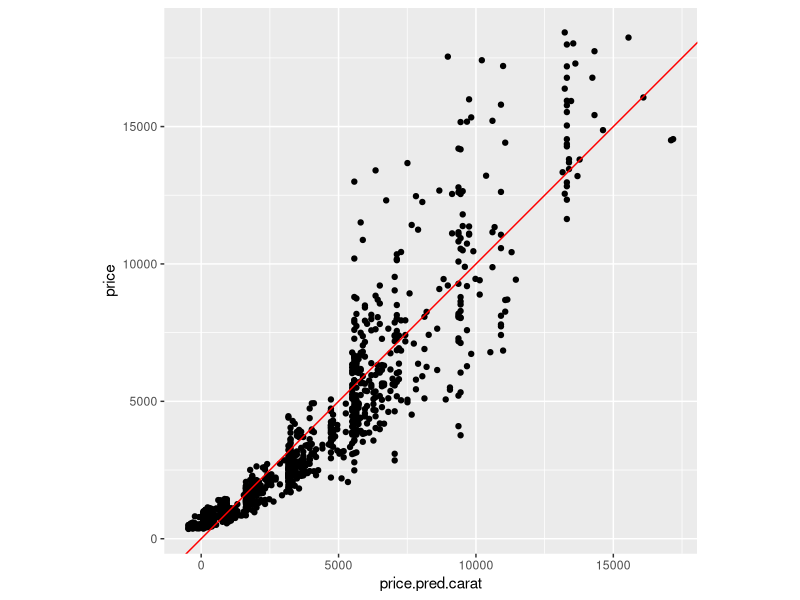
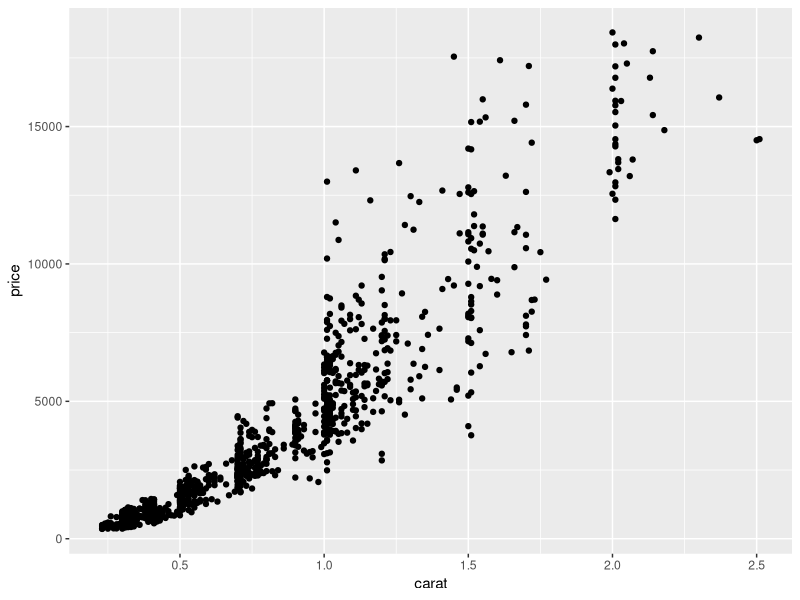
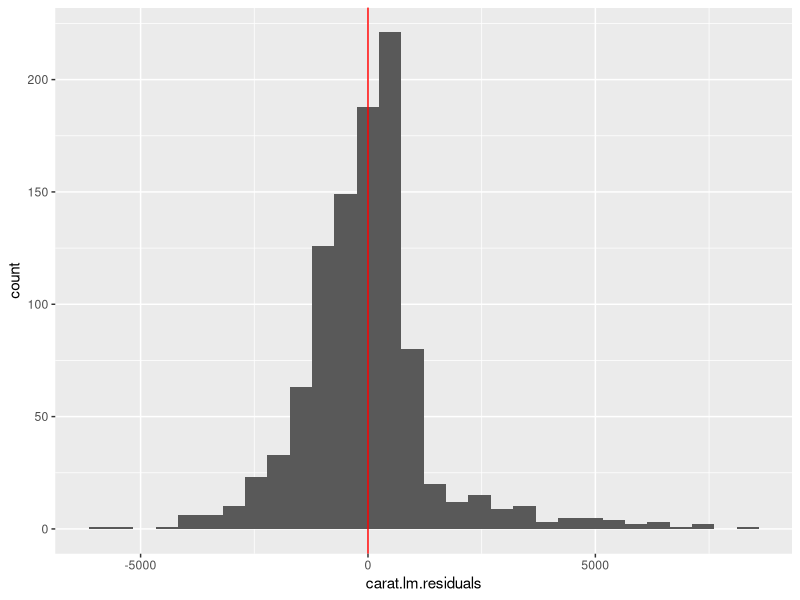
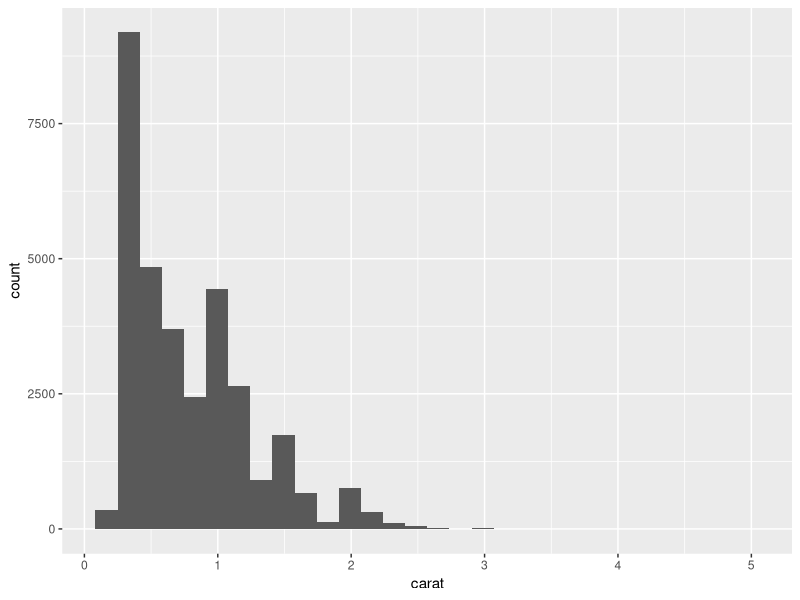
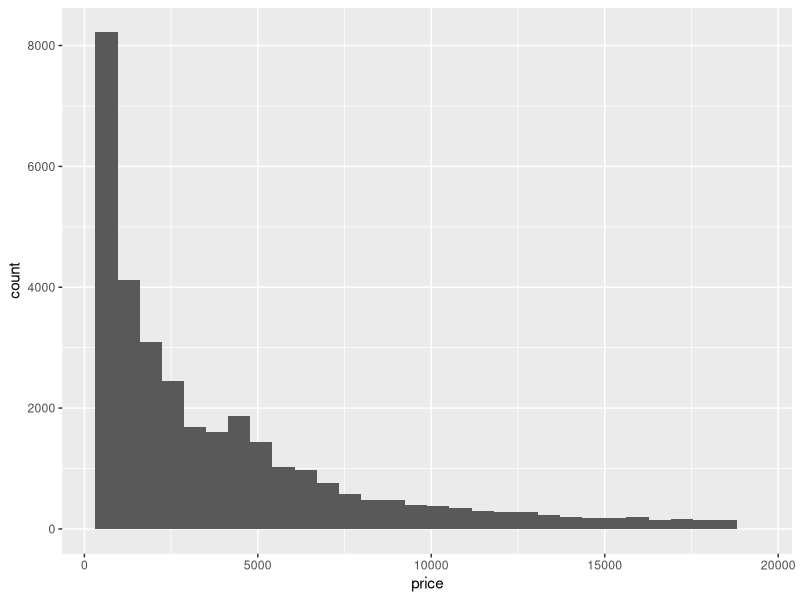
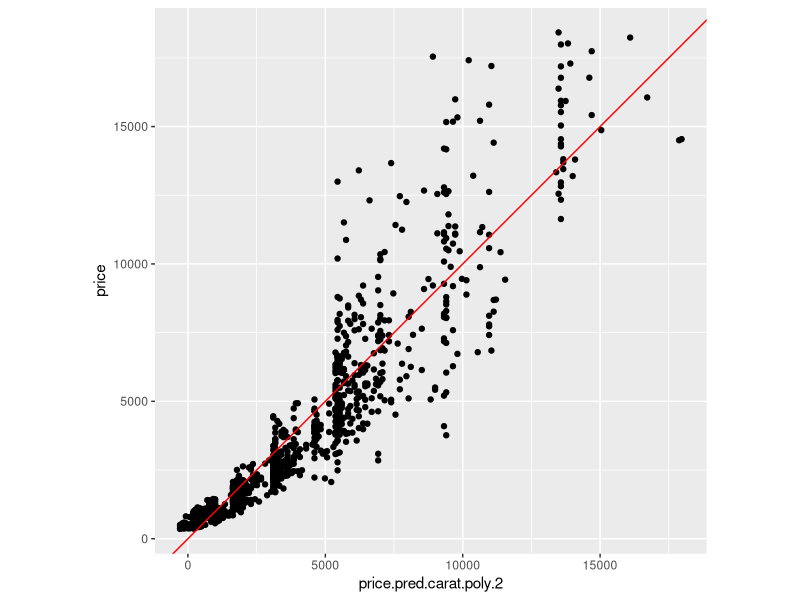
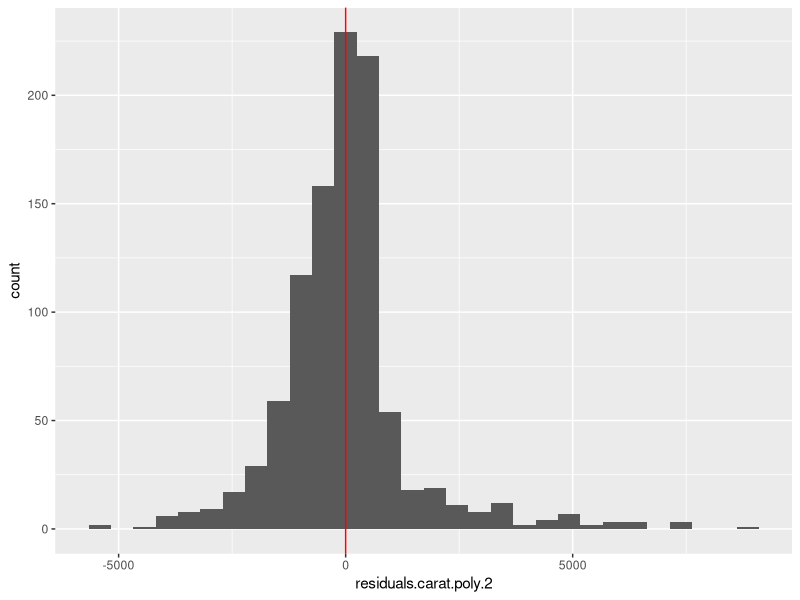
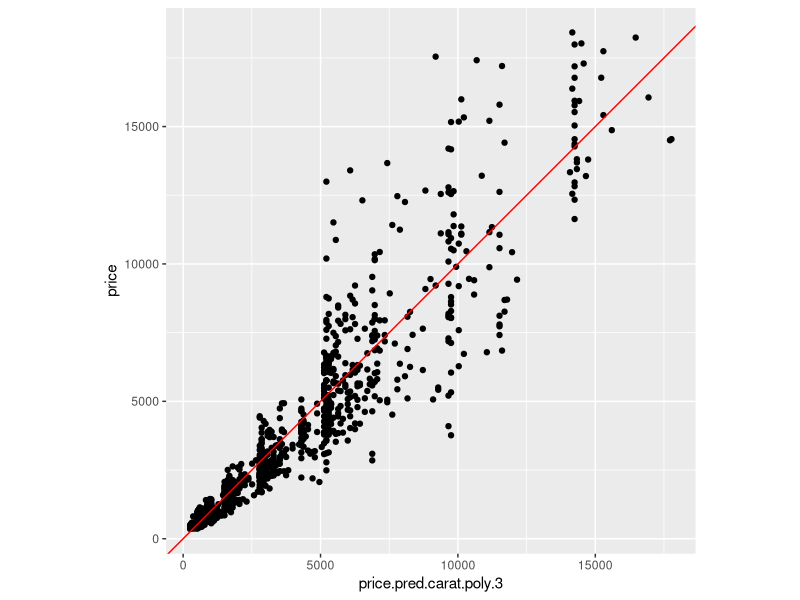

Here is the R script that generated these plots, in order:
library(tidyverse)

# check out our data (included with 'tidyverse' package)
diamonds

# training/test/validation split
set.seed(12345)
train.proportion <- 0.6
test.proportion <- 0.2
validation.proportion <- 0.2

# pull out the training data
train.index <- sample(1:nrow(diamonds), nrow(diamonds)*train.proportion)
train.data <- diamonds[train.index,]

# select test and validation from what's left over
holdout.data <- diamonds[-train.index,]
test.index <- sample(1:nrow(holdout.data), nrow(diamonds)*test.proportion)
test.data <- holdout.data[test.index,]
validation.data <- holdout.data[-test.index,]


### train a linear regression model using a single variable as predictor
carat.lm <- lm(data = train.data, price ~ carat)
summary(carat.lm)

train.data$price.pred.carat <- predict(carat.lm, newdata=train.data)

# sample just 1000 points from the training data for easy plotting
train.data.sample.idx <- sample(1:nrow(train.data), 1000)

# plot price vs. the model predictions
ggplot(data=train.data[train.data.sample.idx,]) + 
  geom_point(mapping = aes(x=price.pred.carat,y=price)) +
  coord_equal(ratio=1) + 
  geom_abline(intercept=0, slope=1, color="red")
# coord_equal ensures the x and y scales are the same

# note: some price predictions are less than 0 - why is this?

# compare with the plot of price vs carat directly
ggplot(data=train.data[train.data.sample.idx,]) + 
  geom_point(mapping = aes(x=carat,y=price))

# check out the distribution of residuals for this model
train.data$carat.lm.residuals <- train.data$price - train.data$price.pred.carat
ggplot(data=train.data[train.data.sample.idx,]) +
  geom_histogram(mapping = aes(x=carat.lm.residuals)) + 
  geom_vline(xintercept = 0, color="red")

# linear regression assumes error is normally distributed - are we close?

# look at the distributions of carat and price independently
ggplot(data=train.data) +
  geom_histogram(mapping = aes(x=carat))

ggplot(data=train.data) +
  geom_histogram(mapping = aes(x=price))


### Polynomial models ###

# try adding a higher-order term
# aka fitting price to a 2nd-order polynomial of carat
carat.lm.poly.2 <- lm(data = train.data, price ~ carat + I(carat^2))
summary(carat.lm.poly.2)

# plot price vs predicted price for the polynomial model
train.data$price.pred.carat.poly.2 <- predict(carat.lm.poly.2, newdata=train.data)
ggplot(data=train.data[train.data.sample.idx,]) + 
  geom_point(mapping = aes(x=price.pred.carat.poly.2,y=price)) +
  coord_equal(ratio=1) + 
  geom_abline(intercept=0, slope=1, color="red")

# look at the distribution of residuals
train.data$residuals.carat.poly.2 <- train.data$price - train.data$price.pred.carat.poly.2
ggplot(data=train.data[train.data.sample.idx,]) +
  geom_histogram(mapping = aes(x=residuals.carat.poly.2)) + 
  geom_vline(xintercept = 0, color="red")

# try a 3rd-order polynomial
carat.lm.poly.3 <- lm(data = train.data, price ~ carat + I(carat^2) + I(carat^3))
summary(carat.lm.poly.3)

# plot price vs predicted price for the 3rd-order polynomial model
train.data$price.pred.carat.poly.3 <- predict(carat.lm.poly.3, newdata=train.data)

ggplot(data=train.data[train.data.sample.idx,]) + 
  geom_point(mapping = aes(x=price.pred.carat.poly.3,y=price)) +
  coord_equal(ratio=1) + 
  geom_abline(intercept=0, slope=1, color="red")

# look at the distribution of residuals for the poly 3 model
train.data$residuals.carat.poly.3 <- train.data$price - train.data$price.pred.carat.poly.3
ggplot(data=train.data[train.data.sample.idx,]) +
  geom_histogram(mapping = aes(x=residuals.carat.poly.3)) + 
  geom_vline(xintercept = 0, color="red")

# compare performance of each model against the validation set

# compute predicted price by each model for the validation set
validation.data$price.pred.carat.lm <- predict(carat.lm, newdata=validation.data)
validation.data$price.pred.carat.poly.2 <- predict(carat.lm.poly.2, newdata=validation.data)
validation.data$price.pred.carat.poly.3 <- predict(carat.lm.poly.3, newdata=validation.data)

# look at some actual accuracy metrics
library(forecast)
accuracy(validation.data$price.pred.carat.lm, validation.data$price)
accuracy(validation.data$price.pred.carat.poly.2, validation.data$price)
accuracy(validation.data$price.pred.carat.poly.3, validation.data$price)

# ME: Mean Error
# RMSE: Root Mean Squared Error
# MAE: Mean Absolute Error
# MPE: Mean Percentage Error
# MAPE: Mean Absolute Percentage Error

# R-squared
cor(validation.data$price.pred.carat.lm, validation.data$price)^2
cor(validation.data$price.pred.carat.poly.2, validation.data$price)
cor(validation.data$price.pred.carat.poly.3, validation.data$price)

# what about adjusted R-squared?



### Why not use higher-order polynomials all the time? ###

# try with a tiny training dataset
set.seed(11235)
train.data.tiny.index <- sample(1:nrow(train.data), 10)
train.data.tiny <- train.data[train.data.tiny.index,]

ggplot(data=train.data.tiny) + 
  geom_point(mapping = aes(x = carat, y = price))

# train our 3 polynomial models on the tiny dataset
tiny.poly.1 <- lm(data=train.data.tiny, price ~ carat)
summary(tiny.poly.1)

tiny.poly.2 <- lm(data=train.data.tiny, price ~ carat + I(carat^2))
summary(tiny.poly.2)

tiny.poly.3 <- lm(data=train.data.tiny, price ~ carat + I(carat^2) + I(carat^3))
summary(tiny.poly.3)

tiny.poly.5 <- lm(data=train.data.tiny, price ~ carat + I(carat^2) + I(carat^3)
                  + I(carat^4) + I(carat^5))
summary(tiny.poly.5)

tiny.poly.8 <- lm(data=train.data.tiny, price ~ carat + I(carat^2) + I(carat^3)
                  + I(carat^4) + I(carat^5) + I(carat^6) + I(carat^7)+ I(carat^8))
summary(tiny.poly.8)
# look at the curves fit by each model

# simple linear model
tiny.poly.1$coefficients
ggplot(data=train.data.tiny) + 
  geom_point(mapping = aes(x = carat, y = price)) + 
  stat_function(geom = "line",
                fun = function(x) tiny.poly.1$coefficients[1] + 
                  tiny.poly.1$coefficients[2]*x
                )


# 2nd-order polynomial
tiny.poly.2$coefficients
ggplot(data=train.data.tiny) + 
  geom_point(mapping = aes(x = carat, y = price)) + 
  stat_function(geom = "line",
                fun = function(x) tiny.poly.2$coefficients[1] + 
                  tiny.poly.2$coefficients[2]*x + 
                  tiny.poly.2$coefficients[3]*x^2
  )

# 3rd-order polynomial
tiny.poly.3$coefficients
ggplot(data=train.data.tiny) + 
  geom_point(mapping = aes(x = carat, y = price)) + 
  stat_function(geom = "line",
                fun = function(x) tiny.poly.3$coefficients[1] + 
                  tiny.poly.3$coefficients[2]*x + 
                  tiny.poly.3$coefficients[3]*x^2 + 
                  tiny.poly.3$coefficients[4]*x^3
  )


# 5th-order polynomial
tiny.poly.5$coefficients
ggplot(data=train.data.tiny) + 
  geom_point(mapping = aes(x = carat, y = price)) + 
  stat_function(geom = "line",
                fun = function(x) tiny.poly.5$coefficients[1] + 
                  tiny.poly.5$coefficients[2]*x + 
                  tiny.poly.5$coefficients[3]*x^2 + 
                  tiny.poly.5$coefficients[4]*x^3 + 
                  tiny.poly.5$coefficients[5]*x^4 + 
                  tiny.poly.5$coefficients[6]*x^5
  )

# what happens when we extrapolate?
ggplot(data=train.data.tiny) + 
  geom_point(mapping = aes(x = carat, y = price)) + 
  stat_function(geom = "line",
                fun = function(x) tiny.poly.5$coefficients[1] + 
                  tiny.poly.5$coefficients[2]*x + 
                  tiny.poly.5$coefficients[3]*x^2 + 
                  tiny.poly.5$coefficients[4]*x^3 + 
                  tiny.poly.5$coefficients[5]*x^4 + 
                  tiny.poly.5$coefficients[6]*x^5
  ) + xlim(0,2)

# 8th-order polynomial
tiny.poly.8$coefficients
ggplot(data=train.data.tiny) + 
  geom_point(mapping = aes(x = carat, y = price)) + 
  stat_function(geom = "line",
                fun = function(x) tiny.poly.8$coefficients[1] + 
                  tiny.poly.8$coefficients[2]*x + 
                  tiny.poly.8$coefficients[3]*x^2 + 
                  tiny.poly.8$coefficients[4]*x^3 + 
                  tiny.poly.8$coefficients[5]*x^4 + 
                  tiny.poly.8$coefficients[6]*x^5 + 
                  tiny.poly.8$coefficients[7]*x^6 + 
                  tiny.poly.8$coefficients[8]*x^7 + 
                  tiny.poly.8$coefficients[9]*x^8
  )

# check out the validation results
validation.data$val.preds.tiny.poly.1 <- predict(tiny.poly.1, newdata = validation.data)
ggplot(data=validation.data) +
  geom_point(mapping = aes(x=val.preds.tiny.poly.1, y=price)) +
  coord_equal(ratio=1) + 
  geom_abline(intercept=0, slope=1, color="red") + 
  ggtitle("Tiny Polynomial Model 1")

validation.data$val.preds.tiny.poly.2 <- predict(tiny.poly.2, newdata = validation.data)
ggplot(validation.data) +
  geom_point(mapping = aes(x=val.preds.tiny.poly.2, y=price)) +
  coord_equal(ratio=1) + 
  geom_abline(intercept=0, slope=1, color="red") + 
  ggtitle("Tiny Polynomial Model 2")

validation.data$val.preds.tiny.poly.3 <- predict(tiny.poly.3, newdata = validation.data)
ggplot(validation.data) +
  geom_point(mapping = aes(x=val.preds.tiny.poly.3, y=price)) +
  coord_equal(ratio=1) + 
  geom_abline(intercept=0, slope=1, color="red") + 
  ggtitle("Tiny Polynomial Model 3")

validation.data$val.preds.tiny.poly.5 <- predict(tiny.poly.5, newdata = validation.data)
ggplot(validation.data) +
  geom_point(mapping = aes(x=val.preds.tiny.poly.5, y=price)) +
  geom_abline(intercept=0, slope=1, color="red") + 
  ggtitle("Tiny Polynomial Model 5")

validation.data$val.preds.tiny.poly.8 <- predict(tiny.poly.8, newdata = validation.data)
ggplot(validation.data) +
  geom_point(mapping = aes(x=val.preds.tiny.poly.8, y=price)) +
  geom_abline(intercept=0, slope=1, color="red") + 
  ggtitle("Tiny Polynomial Model 8")

# some predictions WAY off for the higher-order models - why is this?

# compare accuracy measures across models
library(forecast)
accuracy(validation.data$val.preds.tiny.poly.1, validation.data$price)
accuracy(validation.data$val.preds.tiny.poly.2, validation.data$price)
accuracy(validation.data$val.preds.tiny.poly.3, validation.data$price)
accuracy(validation.data$val.preds.tiny.poly.5, validation.data$price)
accuracy(validation.data$val.preds.tiny.poly.8, validation.data$price)

# ME: Mean Error
# RMSE: Root Mean Squared Error
# MAE: Mean Absolute Error
# MPE: Mean Percentage Error
# MAPE: Mean Absolute Percentage Error

# R-squared
cor(validation.data$val.preds.tiny.poly.1, validation.data$price) ^ 2
cor(validation.data$val.preds.tiny.poly.2, validation.data$price) ^ 2
cor(validation.data$val.preds.tiny.poly.3, validation.data$price) ^ 2
cor(validation.data$val.preds.tiny.poly.5, validation.data$price) ^ 2
cor(validation.data$val.preds.tiny.poly.8, validation.data$price) ^ 2

